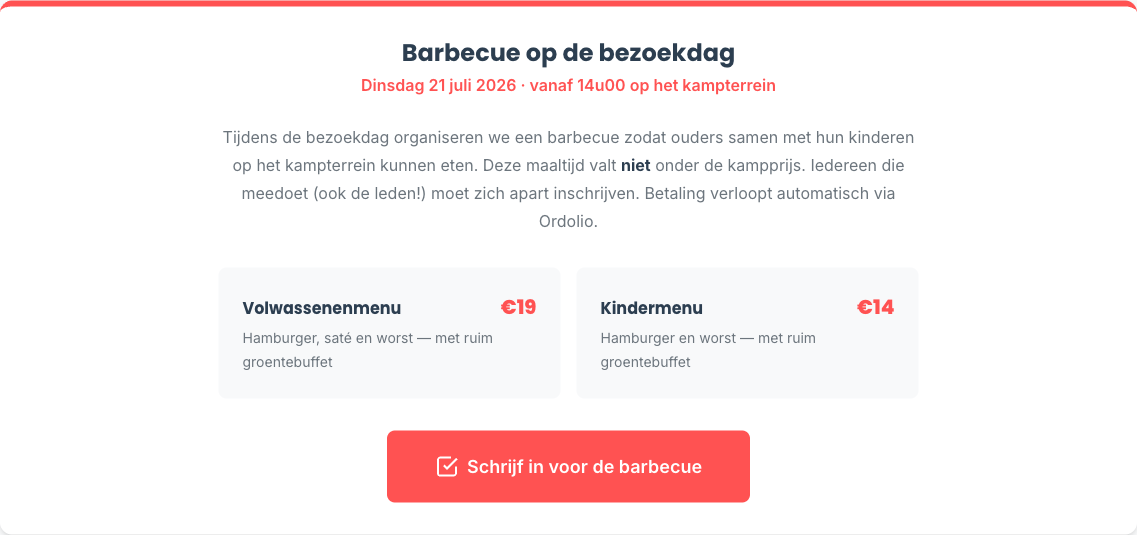
#> input picture camp-bbq.png, 1137 x 535 px
$ python -i process_images.py   (imports and definitions only)
#> lines starting #> are read from the running program, lines starting #| are printed output that depends on the picture
#!/usr/bin/env python3
"""
Image Processing Script for Chirojongens Elzestraat Website

This script processes images from the base images folder, allowing interactive
sorting into 'hero' or 'verhuur' directories with automatic cropping, resizing,
and web optimization.

Usage:
    python3 process_images.py [--auto-hero | --auto-verhuur]

Options:
    --auto-hero     Automatically process all images as hero images
    --auto-verhuur  Automatically process all images as verhuur images
    (no option)     Interactive mode - prompts for each image
"""

import os
import sys
from PIL import Image
from pathlib import Path

# Configuration
IMAGES_BASE_DIR = Path(__file__).parent.parent / "public" / "assets" / "images"
HERO_DIR = IMAGES_BASE_DIR / "hero"
VERHUUR_DIR = IMAGES_BASE_DIR / "verhuur"

# Hero image settings (wide format for full-width banners)
HERO_CONFIG = {
  "width": 1920,
  "height": 1080,
  "aspect_ratio": 16 / 9,
  "quality": 85,
  "suffix": "",
}

# Verhuur image settings (gallery images)
VERHUUR_CONFIG = {
  "width": 1200,
  "height": 800,
  "aspect_ratio": 3 / 2,
  "quality": 85,
  "suffix": "-min",
}

# Supported image extensions
SUPPORTED_EXTENSIONS = {".jpg", ".jpeg", ".png", ".webp"}


# [92 lines left out: functions get_images_to_process, smart_crop, sanitize_filename, process_image, not called in this run]


def get_image_info(image_path: Path) -> str:
  """Get basic info about an image."""
  try:
    with Image.open(image_path) as img:
      width, height = img.size
      size_kb = image_path.stat().st_size / 1024
      aspect = width / height
      return f"{width}x{height} ({aspect:.2f}), {size_kb:.0f}KB"
  except Exception:
    return "Unable to read image info"


def interactive_mode(images: list[Path]) -> None:
  """Process images interactively, asking user for destination and name."""
  print("\n" + "=" * 60)
  print("Interactive Image Processing")
  print("=" * 60)
  print(f"\nFound {len(images)} image(s) to process.\n")
  print("For each image, enter:")
  print("  h = hero (wide banner format, 1920x1080)")
  print("  v = verhuur (gallery format, 1200x800)")
  print("  s = skip (don't process)")
  print("  q = quit\n")

  processed = 0
  skipped = 0

  for i, image in enumerate(images, 1):
    info = get_image_info(image)
    print(f"\n[{i}/{len(images)}] {image.name}")
    print(f"  Info: {info}")

    while True:
      choice = input("  Destination (h/v/s/q): ").strip().lower()

      if choice == "q":
        print(f"\nQuitting. Processed {processed} image(s), skipped {skipped}.")
        return

      if choice == "s":
        print("  Skipped.")
        skipped += 1
        break

      if choice in ("h", "v"):
        # Prompt for friendly name
        friendly_name = input("  Friendly name (e.g. 'kamp_2024', press Enter to skip): ").strip()
        output_name = friendly_name if friendly_name else None

        if choice == "h":
          result = process_image(image, HERO_DIR, HERO_CONFIG, output_name)
        else:
          result = process_image(image, VERHUUR_DIR, VERHUUR_CONFIG, output_name)

        if result:
          print(f"  Saved to: {result.relative_to(IMAGES_BASE_DIR)}")
          processed += 1
        break

      print("  Invalid choice. Enter h, v, s, or q.")

  print(f"\nDone! Processed {processed} image(s), skipped {skipped}.")


# [73 lines left out: functions batch_mode, main, not called in this run]


# [2 lines not run here, left out]

>>> import cv2
>>> picture = cv2.imread('../camp-bbq.png', cv2.IMREAD_GRAYSCALE)
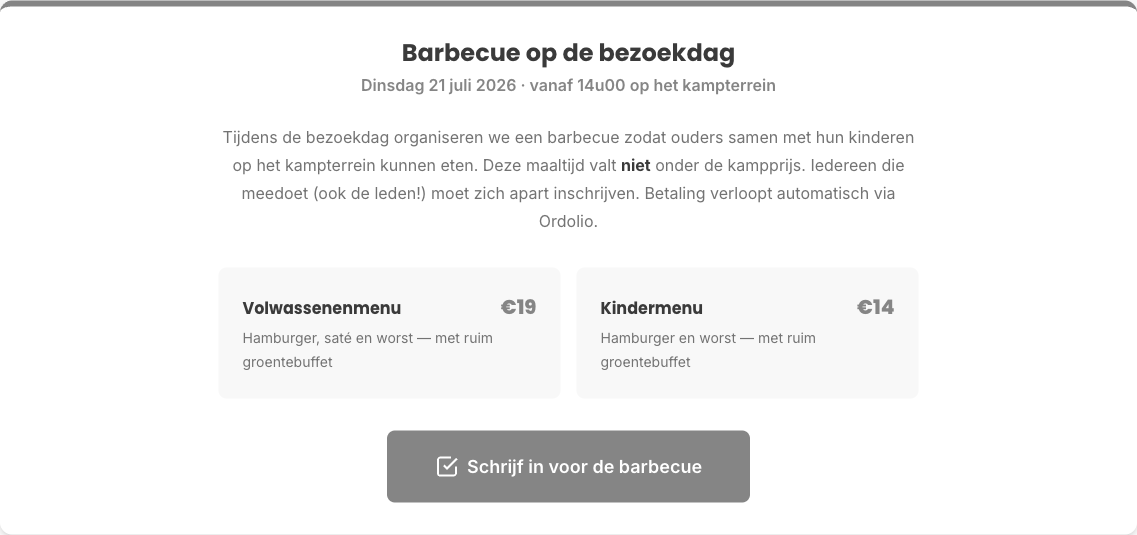
#> picture: shape (535, 1137); min 58, max 255, mean 243.7
>>> result = interactive_mode(picture)
#| Found 535 image(s) to process.
#> in interactive_mode, `info = get_image_info(image)`: info = 'Unable to read image info'
#> (the run stopped early here; a loop or call above may not have finished)
